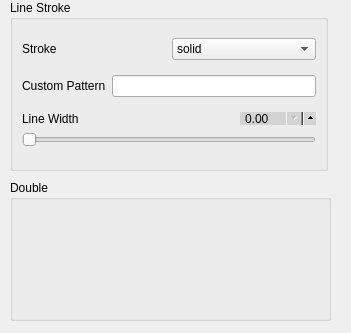
         <widget class="QWidget" name="page_6">
          <property name="geometry">
           <rect>
            <x>0</x>
            <y>0</y>
            <width>351</width>
            <height>333</height>
           </rect>
          </property>
          <attribute name="label">
           <string>Line Properties</string>
          </attribute>
          <widget class="QGroupBox" name="groupBox_4">
           <property name="geometry">
            <rect>
             <x>10</x>
             <y>0</y>
             <width>318</width>
             <height>171</height>
            </rect>
           </property>
           <property name="focusPolicy">
            <enum>Qt::NoFocus</enum>
           </property>
           <property name="title">
            <string>Line Stroke</string>
           </property>
           <layout class="QVBoxLayout" name="verticalLayout_29">
            <item>
             <layout class="QHBoxLayout" name="horizontalLayout_37">
              <item>
               <widget class="QLabel" name="label_45">
                <property name="focusPolicy">
                 <enum>Qt::NoFocus</enum>
                </property>
                <property name="text">
                 <string>Stroke</string>
                </property>
               </widget>
              </item>
              <item>
               <widget class="QComboBox" name="point_line_stroke_2">
                <property name="focusPolicy">
                 <enum>Qt::NoFocus</enum>
                </property>
                <property name="toolTip">
                 <string>&lt;html&gt;&lt;head/&gt;&lt;body&gt;&lt;p&gt;Line stroke type for the border of the point marker.&lt;/p&gt;&lt;/body&gt;&lt;/html&gt;</string>
                </property>
                <item>
                 <property name="text">
                  <string>solid</string>
                 </property>
                </item>
                <item>
                 <property name="text">
                  <string>loosely dashed</string>
                 </property>
                </item>
                <item>
                 <property name="text">
                  <string>dashed</string>
                 </property>
                </item>
                <item>
                 <property name="text">
                  <string>densely dashed</string>
                 </property>
                </item>
                <item>
                 <property name="text">
                  <string>loosely dotted</string>
                 </property>
                </item>
                <item>
                 <property name="text">
                  <string>dotted</string>
                 </property>
                </item>
                <item>
                 <property name="text">
                  <string>densely dotted</string>
                 </property>
                </item>
                <item>
                 <property name="text">
                  <string>loosely dash dot</string>
                 </property>
                </item>
                <item>
                 <property name="text">
                  <string>dash dot</string>
                 </property>
                </item>
                <item>
                 <property name="text">
                  <string>densely dash dot</string>
                 </property>
                </item>
                <item>
                 <property name="text">
                  <string>loosely dash dot dot</string>
                 </property>
                </item>
                <item>
                 <property name="text">
                  <string>dash dot dot</string>
                 </property>
                </item>
                <item>
                 <property name="text">
                  <string>densely dash dot dot</string>
                 </property>
                </item>
                <item>
                 <property name="text">
                  <string>custom</string>
                 </property>
                </item>
               </widget>
              </item>
             </layout>
            </item>
            <item>
             <layout class="QHBoxLayout" name="horizontalLayout_38">
              <item>
               <widget class="QLabel" name="label_46">
                <property name="focusPolicy">
                 <enum>Qt::NoFocus</enum>
                </property>
                <property name="text">
                 <string>Custom Pattern</string>
                </property>
               </widget>
              </item>
              <item>
               <widget class="QLineEdit" name="point_custom_dash_2">
                <property name="focusPolicy">
                 <enum>Qt::ClickFocus</enum>
                </property>
               </widget>
              </item>
             </layout>
            </item>
            <item>
             <layout class="QVBoxLayout" name="verticalLayout_30">
              <item>
               <layout class="QHBoxLayout" name="horizontalLayout_39">
                <item>
                 <widget class="QLabel" name="label_47">
                  <property name="focusPolicy">
                   <enum>Qt::NoFocus</enum>
                  </property>
                  <property name="text">
                   <string>Line Width</string>
                  </property>
                 </widget>
                </item>
                <item>
                 <widget class="QDoubleSpinBox" name="point_line_width_spin_2">
                  <property name="focusPolicy">
                   <enum>Qt::ClickFocus</enum>
                  </property>
                  <property name="styleSheet">
                   <string notr="true">QDoubleSpinBox {
	max-height: 11px;
	min-height: 11px;
    min-width: 60px;
    max-width: 60px;
    padding-right: 10px;
    background-color: lightgray;
    padding-top: -2px;
    padding-bottom: -2px;
}

QDoubleSpinBox::up-button {
  subcontrol-origin: padding;
  subcontrol-position: right center;
  left: 7px;
  height: 18px;
  width: 18px;
}

QDoubleSpinBox::down-button {
  subcontrol-origin: content;
  subcontrol-position: right center;
  left: 0px;
  top: 0px;
  height: 18px;
  width: 18px;
}

</string>
                  </property>
                 </widget>
                </item>
               </layout>
              </item>
              <item>
               <widget class="QSlider" name="point_line_width_slider_2">
                <property name="focusPolicy">
                 <enum>Qt::NoFocus</enum>
                </property>
                <property name="styleSheet">
                 <string notr="true"/>
                </property>
                <property name="orientation">
                 <enum>Qt::Horizontal</enum>
                </property>
               </widget>
              </item>
             </layout>
            </item>
           </layout>
          </widget>
          <widget class="QGroupBox" name="groupBox_5">
           <property name="geometry">
            <rect>
             <x>10</x>
             <y>180</y>
             <width>321</width>
             <height>141</height>
            </rect>
           </property>
           <property name="title">
            <string>Double</string>
           </property>
          </widget>
         </widget>
